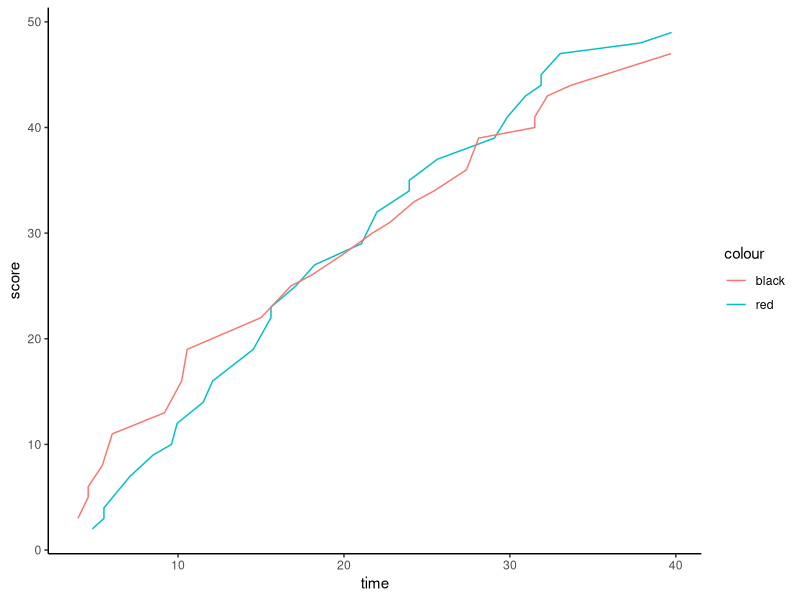

Write the R code that produced this figure. (Note: this script raises an error after producing the figure.)
#Elias Issa Exercise10

#Set Working Directory
setwd("/Users/elias/Downloads/Exercise10-main")
#Initialize ggplot2
library(ggplot2)
#Question 1
#import data
data <- read.table("UWvMSU_1-22-13.txt", header= T, sep = "\t", stringsAsFactors=FALSE)
#subset of MSU score
MSU<-subset(data,team == "MSU")
#subset of MSU cumulative score
MSU_cum<-subset(data,team == "MSU")
#subset of UW
UW<-subset(data,team == "UW")
#subset of UW cumulative score
UW_cum<-subset(data,team == "UW")
#adds the previous cumulative score to the point total of the next score for UW
for(i in 2:nrow(UW)){
  UW_cum$score[i] <-UW_cum$score[i-1]+UW$score[i]
  print(UW_cum$score[i])
}

#adds the previous cumulative score to the point total of the next score for MSU

for(i in 2:nrow(MSU)){
  MSU_cum$score[i] <-MSU_cum$score[i-1]+MSU$score[i]
  print(MSU_cum$score[i])
}

#Plot of both cumulative data vs time with different colors
ggplot() + geom_line(data= MSU_cum, aes(x=time, y= score,color="red")) + geom_line(data= UW_cum, aes(x=time, y= score,color="black")) +theme_classic()

  #Question 2
#uses a function to make the game easily replayable by putting it in a single function
guessmynumber<- function(){

#generates a random target
target <- sample(1:100,1)

#tells player the game
print("I'm thinking of a number 1-100...")
for (i in 1:10){
  #loops through function 10 times to limit guesses to 10
  guess<-readline(prompt <-"Guess:")
  guess<-as.integer(guess)
  if(guess>target){
    print("Lower")
  }else if(guess<target){
    print("Higher")
  }else if (guess==target){
    print("Correct!")
    break
  }else{break}
}}

#Calls the function guess my number to play the game
guessmynumber()
